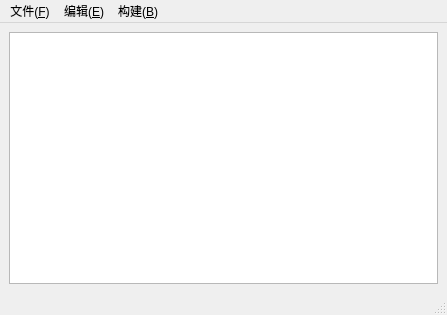
<?xml version="1.0" encoding="UTF-8"?>
<ui version="4.0">
 <class>MainWindow</class>
 <widget class="QMainWindow" name="MainWindow">
  <property name="geometry">
   <rect>
    <x>0</x>
    <y>0</y>
    <width>447</width>
    <height>315</height>
   </rect>
  </property>
  <property name="windowTitle">
   <string>MainWindow</string>
  </property>
  <widget class="QWidget" name="centralwidget">
   <layout class="QVBoxLayout" name="verticalLayout">
    <item>
     <widget class="QTextEdit" name="textEdit"/>
    </item>
   </layout>
  </widget>
  <widget class="QMenuBar" name="menubar">
   <property name="geometry">
    <rect>
     <x>0</x>
     <y>0</y>
     <width>447</width>
     <height>17</height>
    </rect>
   </property>
   <widget class="QMenu" name="menu_F">
    <property name="title">
     <string>文件(&amp;F)</string>
    </property>
    <addaction name="newAction"/>
    <addaction name="openAction"/>
    <addaction name="saveAction"/>
   </widget>
   <widget class="QMenu" name="menu_E">
    <property name="title">
     <string>编辑(&amp;E)</string>
    </property>
   </widget>
   <widget class="QMenu" name="menu_B">
    <property name="title">
     <string>构建(&amp;B)</string>
    </property>
   </widget>
   <addaction name="menu_F"/>
   <addaction name="menu_E"/>
   <addaction name="menu_B"/>
  </widget>
  <widget class="QStatusBar" name="statusbar"/>
  <action name="newAction">
   <property name="text">
    <string>新建(&amp;N)</string>
   </property>
  </action>
  <action name="openAction">
   <property name="text">
    <string>打开(&amp;O)</string>
   </property>
  </action>
  <action name="saveAction">
   <property name="text">
    <string>另存为(&amp;S)</string>
   </property>
  </action>
 </widget>
 <resources/>
 <connections/>
</ui>
